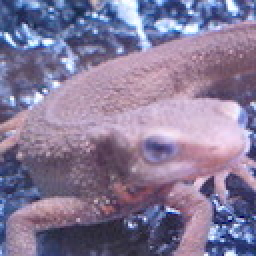
#> input picture assets/imori.jpg, 128 x 128 px, found by its file name (shown 2 times larger)
$ python feature_extraction.py   (older library calls are emulated)
#> lines starting #> are read from the running program, lines starting #| are printed output that depends on the picture; after the words box and inside, x2 and y2 are one past the last pixel; in counts of white or black regions, pixels touching at a corner belong together
"""
特征提取相关问题：
28. Harris角点检测 - 使用Harris角点检测算法检测图像中的角点
29. SIFT特征 - 使用SIFT算法提取图像特征
30. SURF特征 - 使用SURF算法提取图像特征
31. ORB特征 - 使用ORB算法提取图像特征
32. 特征匹配 - 使用特征描述子进行图像匹配
"""

import cv2
import numpy as np
import scipy.ndimage as ndimage

def harris_corner_detection(img_path, block_size=2, ksize=3, k=0.04, threshold=0.01):
    """
    问题28：Harris角点检测
    使用Harris角点检测算法检测图像中的角点

    参数:
        img_path: 输入图像路径
        block_size: 邻域大小，默认为2
        ksize: Sobel算子的孔径参数，默认为3
        k: Harris检测参数，默认为0.04
        threshold: 角点检测阈值，默认为0.01

    返回:
        角点检测结果图像
    """
#> called with img_path = '../images/imori.jpg', block_size = 2, ksize = 3, k = 0.04, threshold = 0.01
    # 读取图像
    img = cv2.imread(img_path)
#> img is the input picture: shape (128, 128, 3); mean B, G, R 152.8, 121.8, 134.1
    if img is None:
        raise ValueError(f"无法读取图像: {img_path}")

    # 转换为灰度图
    gray = cv2.cvtColor(img, cv2.COLOR_BGR2GRAY)
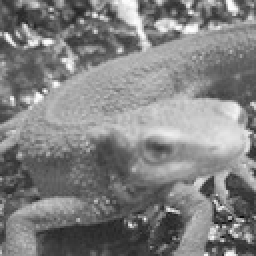
#> gray: shape (128, 128) (shown 2 times larger); min 11, max 254, mean 129

    # 计算图像在x和y方向的梯度
    Ix = cv2.Sobel(gray, cv2.CV_64F, 1, 0, ksize=ksize)
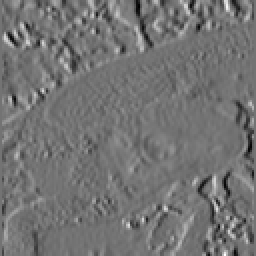
#> Ix: shape (128, 128) float64 (shown 2 times larger); min -597, max 720, mean -0.1; drawn with min black and max white
    Iy = cv2.Sobel(gray, cv2.CV_64F, 0, 1, ksize=ksize)
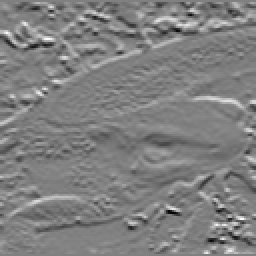
#> Iy: shape (128, 128) float64 (shown 2 times larger); min -680, max 670, mean -1.9; drawn with min black and max white

    # 计算梯度的乘积
    Ixx = Ix * Ix
    Ixy = Iy * Ix
    Iyy = Iy * Iy

    # 对梯度乘积进行高斯滤波
    window = np.ones((block_size, block_size)) / (block_size * block_size)
    Sxx = cv2.filter2D(Ixx, -1, window)
    Sxy = cv2.filter2D(Ixy, -1, window)
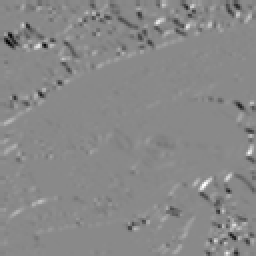
#> Sxy: shape (128, 128) float64 (shown 2 times larger); min -150179, max 128532.2, mean -905.2; drawn with min black and max white
    Syy = cv2.filter2D(Iyy, -1, window)

    # 计算Harris角点响应
    det = Sxx * Syy - Sxy * Sxy
    trace = Sxx + Syy
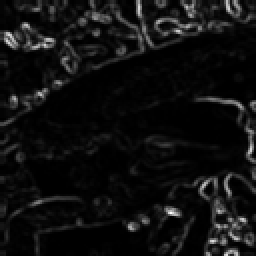
#> trace: shape (128, 128) float64 (shown 2 times larger); min 4.5, max 366732.5, mean 23154.5; drawn with min black and max white
    harris_response = det - k * (trace * trace)
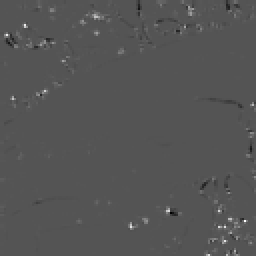
#> harris_response: shape (128, 128) float64 (shown 2 times larger); min -4.72e+09, max 9.52e+09, mean 40766202.6; drawn with min black and max white

    # 阈值处理
    corners = np.zeros_like(gray, dtype=np.uint8)
    corners[harris_response > threshold * harris_response.max()] = 255

    # 在原图上标记角点
    result = img.copy()
    result[corners > 0] = [0, 0, 255]  # 红色标记角点
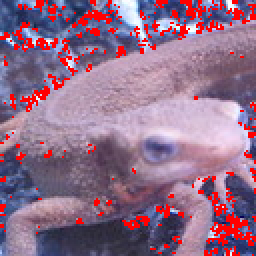
#> result: shape (128, 128, 3) (shown 2 times larger); 8.69% of pixels changed, all inside (x1, y1, x2, y2) = (0, 0, 128, 128)

    return result

# [204 lines left out: functions sift_features, surf_features, orb_features, feature_matching, compute_harris_manual, not called in this run]

def main(problem_id=28):
    """
    主函数，通过problem_id选择要运行的问题

    参数:
        problem_id: 问题编号，默认为28
    """
    input_path = "../images/imori.jpg"
    input_path2 = "../images/imori_part.jpg"  # 用于特征匹配的第二张图像

    if problem_id == 28:
        result = harris_corner_detection(input_path)
        output_path = "../images/answer_28.jpg"
        title = "Harris角点检测"
    elif problem_id == 29:
        result = sift_features(input_path)
        output_path = "../images/answer_29.jpg"
        title = "SIFT特征"
    elif problem_id == 30:
        result = surf_features(input_path)
        output_path = "../images/answer_30.jpg"
        title = "SURF特征"
    elif problem_id == 31:
        result = orb_features(input_path)
        output_path = "../images/answer_31.jpg"
        title = "ORB特征"
    elif problem_id == 32:
        result = feature_matching(input_path, input_path2)
        output_path = "../images/answer_32.jpg"
        title = "特征匹配"
    else:
        print(f"问题 {problem_id} 不存在")
        return

    # 保存结果
    cv2.imwrite(output_path, result)

    # 显示结果
    cv2.imshow(title, result)
    cv2.waitKey(0)
    cv2.destroyAllWindows()

if __name__ == "__main__":
    import sys
    problem_id = int(sys.argv[1]) if len(sys.argv) > 1 else 28
    main(problem_id)

$ run again, with assets/1.jpg copied over assets/imori.jpg
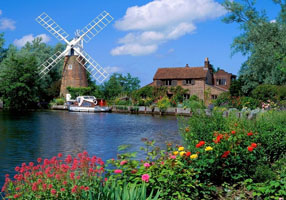
#> input picture assets/1.jpg, 286 x 200 px, found by its file name
#> in harris_corner_detection, img is the input picture: shape (200, 286, 3); mean B, G, R 112.6, 108.2, 82.1
#> in harris_corner_detection, `harris_response = det - k * (trace * trace)`:
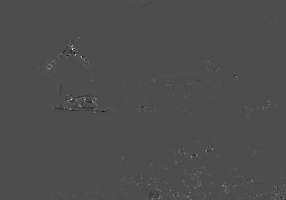
#> harris_response: shape (200, 286) float64; min -7.85e+09, max 1.81e+10, mean 35780799.3; drawn with min black and max white
#> in harris_corner_detection, `result[corners > 0] = [0, 0, 255]`:
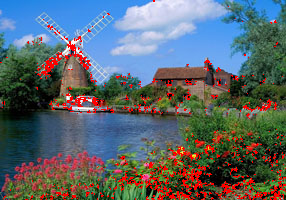
#> result: shape (200, 286, 3); 5.67% of pixels changed, all inside (x1, y1, x2, y2) = (0, 0, 286, 200)

$ run again, with assets/2.png saved as assets/imori.jpg
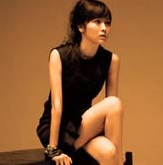
#> input picture assets/2.png, 163 x 165 px, found by its file name
#> in harris_corner_detection, img is the input picture: shape (165, 163, 3); mean B, G, R 52.6, 95.2, 148
#> in harris_corner_detection, `result[corners > 0] = [0, 0, 255]`:
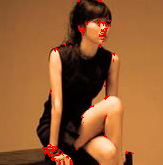
#> result: shape (165, 163, 3); 1.37% of pixels changed, all inside (x1, y1, x2, y2) = (42, 0, 134, 165)
